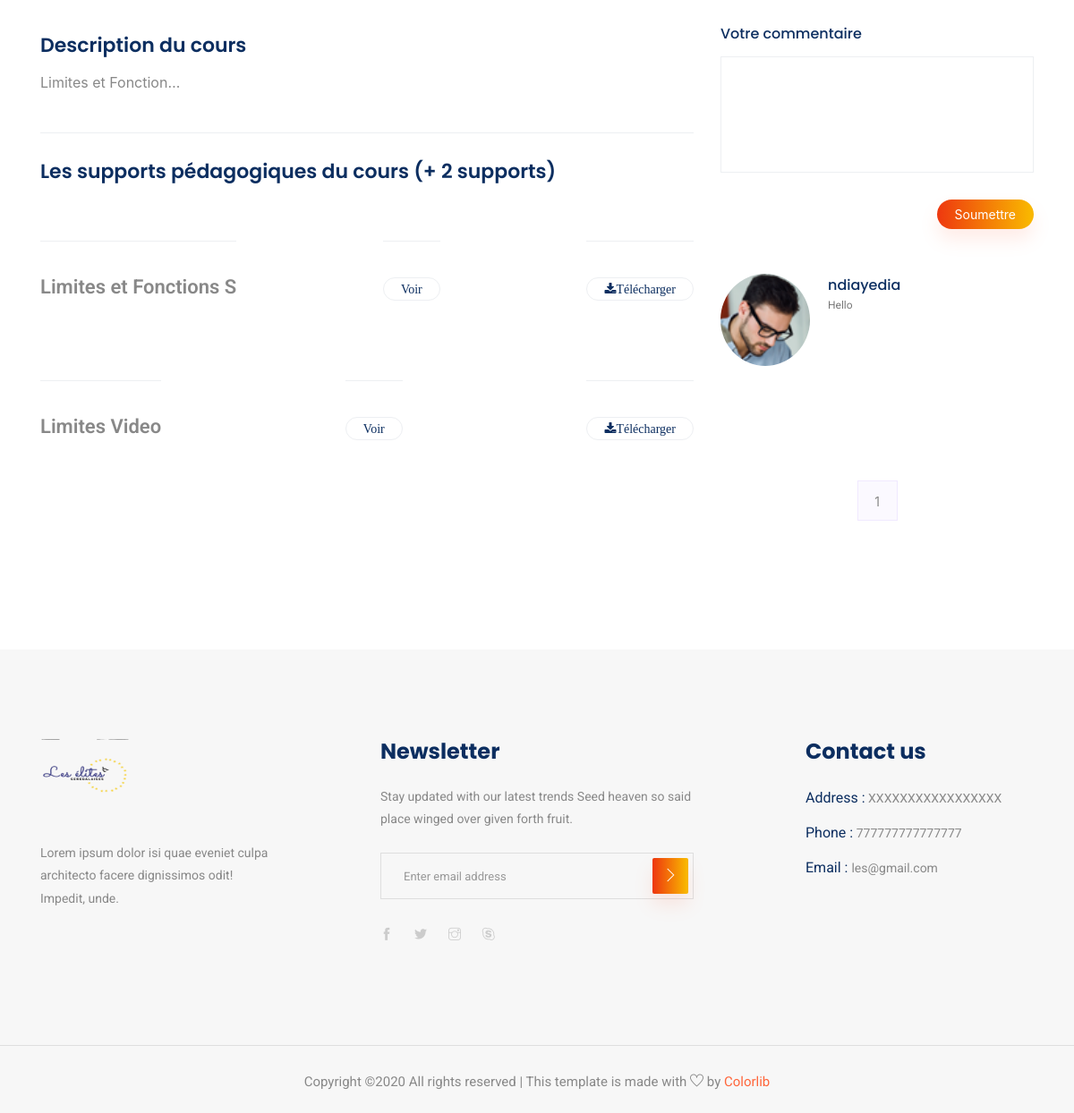
/cours/Terminale S/Mathémathiques/Limites et Fonctions (signed in, lower part), run on an earlier commit of the app's database.
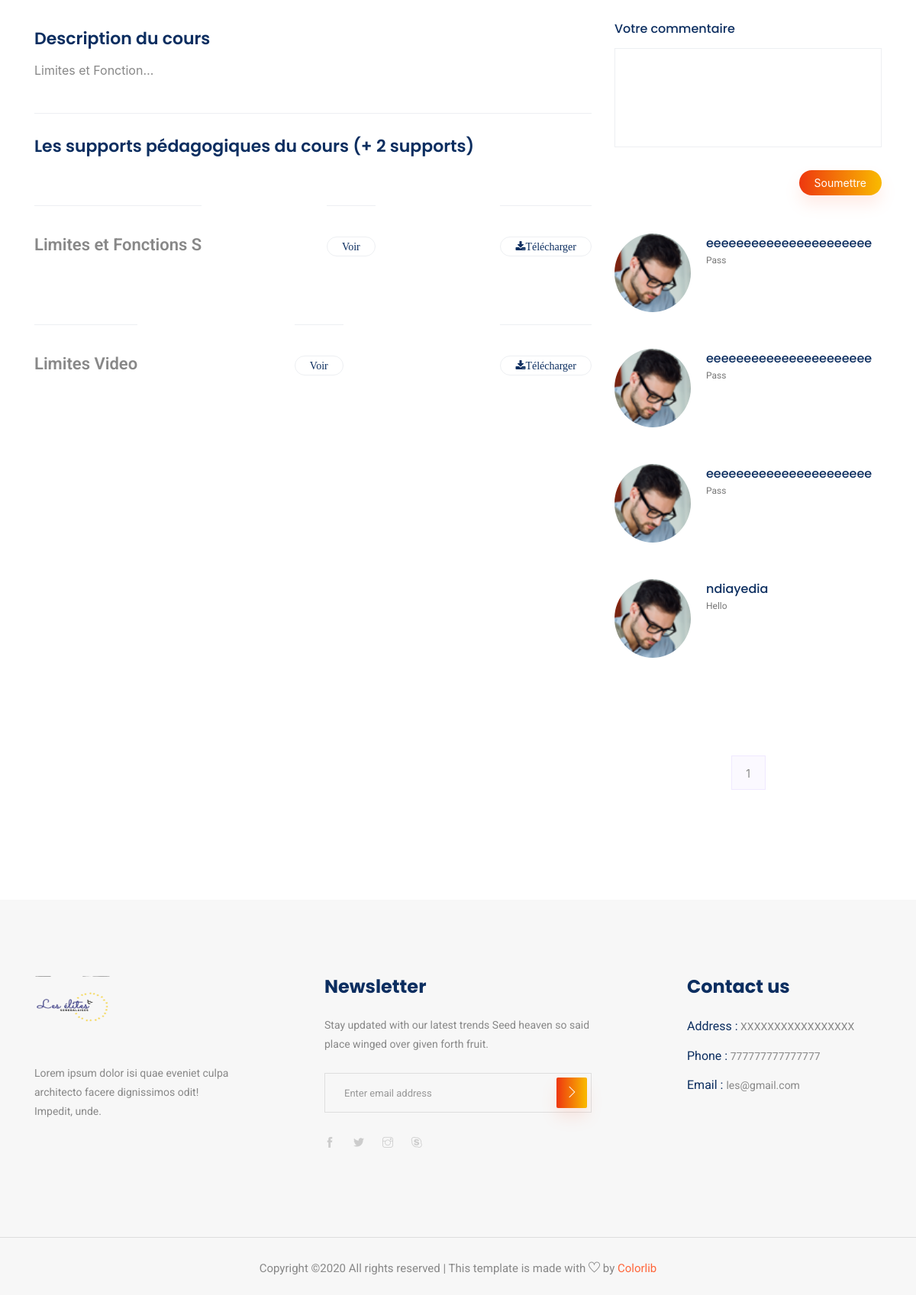
And on a later commit of the database.
### Cours/models.py (models this page shows, shortened)
class Documents_Cours(models.Model):
    nom = models.CharField(max_length=50)
    format_fichier = models.CharField(max_length=50)
    fichier = models.FileField(upload_to='', max_length=100)
    cours = models.ForeignKey(Cours, on_delete=models.CASCADE)

class CoursFeedback(models.Model):
    feedback = models.TextField()
    membre = models.ForeignKey(Membre, on_delete=models.CASCADE)
    cours = models.ForeignKey(Cours, on_delete=models.CASCADE)
    date = models.DateField(auto_now=True, auto_now_add=False)

### Membre/models.py (models this page shows, shortened)
class Membre(models.Model):
    user = models.OneToOneField(User, on_delete=models.CASCADE)
    niveau = models.CharField(max_length=50)

### Cours/views.py (the view, shortened to what this page needs)
# urls.py: path('<str:niveau>/<str:categorie>/<str:titre>',views.Cours_details, name = "Cours_details" ),
def Cours_details(request,niveau, categorie, titre):
    niveau_ = Niveau.objects.get(niveau=niveau)
    niveau_id = niveau_.id
    cours = Cours.objects.get(Q(titre = titre), Q(niveau = niveau_id), Q(categorie = categorie))
    feedbacks = CoursFeedback.objects.filter(cours=cours).order_by('-id').distinct()
    documents = Documents_Cours.objects.filter(Q(cours = cours))
    som = documents.count()
    cours_enroll =Cours.objects.filter(membre_cours__membre__id=request.user.membre.id).distinct()
    if Membre_Cours.objects.filter(Q(membre=request.user.membre), Q(cours=cours)).exists():
            messages.error(request,'Vous avez deja suivi le cours !!!')
    paginator = Paginator(documents, 5)
    page = request.GET.get('page', 1)
    try:
            documents = paginator.page(page)
    except PageNotAnInteger:
            documents = paginator.page(1)
    except EmptyPage:
            documents = paginator.page(paginator.num_pages)
    paginator = Paginator(feedbacks, 5)
    page = request.GET.get('page', 1)
    try:
            feedbacks = paginator.page(page)
    except PageNotAnInteger:
            feedbacks = paginator.page(1)
    except EmptyPage:
            feedbacks = paginator.page(paginator.num_pages)
    return render(request, "Cours/cours-details.html", locals())

### Cours/models.py (called while the page is built)
    def nombre_likes(self):
            return self.likes.count()

### Templates/Cours/cours-details.html (shortened to what the changed rows need)
{% extends "Layouts/base.html" %}
{% block content %}
{% load static %}
    <section class="course_details_area section_padding">
        <div class="container">
            <div class="row">
                <div class="col-lg-8 course_details_left">
                    <div class="content_wrapper">
                        <div class="content">
                            <ul class="course_list">
                                {% for doc  in documents  %}
                                <li class="justify-content-between align-items-center d-flex ">
                                    <p class="title">{{doc.nom | truncatechars:50}}</p>
                                    <p class="title">
                                        <object  type="application/x-pdf" title="SamplePdf" width="500" height="720">
                                            <a class="btn_2 text-uppercase fa fa-eyes" href="{{doc.fichier.url}}"  class="btn btn-lg btn-primary" >Voir</a>
                                        </object>
                                    </p>
                                    <p class="title">
                                    <object  type="application/x-pdf" title="{{doc.nom}}" width="500" height="720">
                                        <a class="btn_2 text-uppercase fa fa-download" href="{{doc.fichier.url}}"  class="btn btn-lg btn-primary" download>Télécharger</a>
                                    </object>
                                     </p>
                                </li>
                                {% endfor %}
                            </ul>
                        </div>
                    </div>
                </div>
                <div class="col-lg-4 right-contents">
                        <div class="comments-area mb-5">
                            {% for feed in feedbacks  %}
                            <div class="comment-list">
                                <div class="single-comment single-reviews justify-content-between d-flex">
                                    <div class="user justify-content-between d-flex">
                                        <div class="thumb">
                                            <img class="rounded-circle" src="{% static 'img/cource/cource_1.png' %}" alt="">
                                        </div>
                                        <div class="desc">
                                            <h5><a href="#">{{feed.membre.user.username}}</a>
                                            </h5>
                                            <p class="comment">
                                                {{feed.feedback|truncatechars:30}}
                                            </p>
                                        </div>
                                    </div>
                                </div>
                            </div>
                            {% endfor %}
                            <nav class="blog-pagination justify-content-center d-flex">
                                <ul class="pagination">
                                    {% for p in feedbacks.paginator.page_range %}
                                    {% if feedbacks.number == p  %}
                                    <li class="page-item active"><a class="page-link" href="?page={{p}}">{{p}}</a></li>
                                    {% else %}
                                    <li class="page-item"><a class="page-link" href="?page={{p}}">{{p}}</a></li>
                                    {% endif %}
                                    {% endfor %}
                                </ul>
                            </nav>
                        </div>
                    </div>
                </div>
            </div>
    </section>
    {% endblock content %}

What changed in the data, as far as the page shows it:
added CoursFeedback: membre.user.username "eeeeeeeeeeeeeeeeeeeeee", feedback "Pass"
added CoursFeedback: membre.user.username "eeeeeeeeeeeeeeeeeeeeee", feedback "Pass"
added CoursFeedback: membre.user.username "eeeeeeeeeeeeeeeeeeeeee", feedback "Pass"
